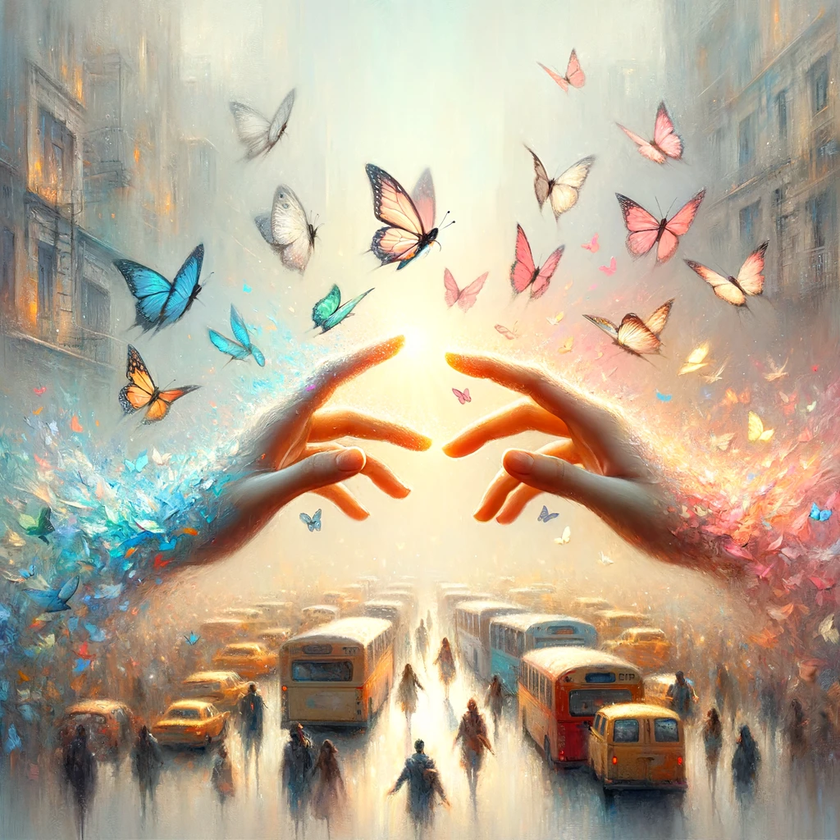
#> input picture image.png, 840 x 840 px, shrunk from 1024 x 1024 before the run, found by its file name
$ python -i __init__.py   (imports and definitions only)
#> lines starting #> are read from the running program, lines starting #| are printed output that depends on the picture
from PIL import Image, ImageDraw, ImageFont, ImageEnhance


def openImage(path):
#> called with path = 'image.png'
    return Image.open(path)
#> returned value is the input picture: PIL image 840x840 RGB; mean R, G, B 184.8, 171, 150.5


def darkenImage(image):
    enhancer = ImageEnhance.Brightness(image)
    darkened_image = enhancer.enhance(0.5)
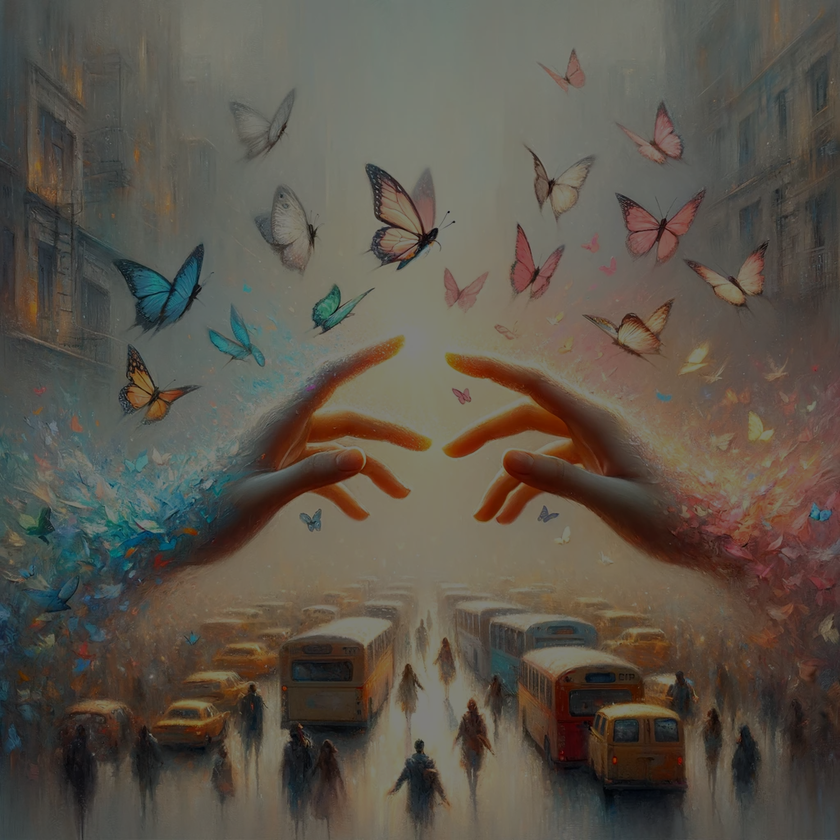
#> darkened_image: PIL image 840x840 RGB; mean R, G, B 92.1, 85.2, 75
    return darkened_image


def draw_text(draw, text, position, font, max_width):
    # Divide o texto por quebras de linha explícitas
    paragraphs = text.split('\n')
    y = position[1]
    max_line_width = 0

    for paragraph in paragraphs:
        words = paragraph.split()
        line = ''

        for word in words:
            # Adiciona espaço antes da palavra, exceto se for a primeira da linha
            test_line = (line + ' ' if line else '') + word
            line_width = draw.textlength(test_line, font=font)

            if line_width <= max_width:
                line = test_line
            else:
                # Desenha a linha atual e começa uma nova
                draw.text((position[0], y), line, fill="white", font=font)
                line_width = draw.textlength(line, font=font)
                max_line_width = max(max_line_width, line_width)
                y += font.size  # Altura da fonte como espaçamento
                line = word  # Começa nova linha com a palavra atual

        # Desenha a última linha do parágrafo
        if line:
            draw.text((position[0], y), line, fill="white", font=font)
            line_width = draw.textlength(line, font=font)
            max_line_width = max(max_line_width, line_width)
            y += font.size

    # Retorna a altura total do texto desenhado e a largura máxima do texto
    return y - position[1], max_line_width


def add_text_with_background(image, text):
    font_path = "arial.ttf"
    font_size = 36
    padding = 36
    font = ImageFont.truetype(font_path, font_size)

    draw = ImageDraw.Draw(image, mode='RGBA')

    max_text_width = image.width * 0.75 - (padding * 2)
#> max_text_width = 558
    temp_image = Image.new('RGBA', image.size)
#> temp_image: PIL image 840x840 RGBA; every value is 0
    temp_draw = ImageDraw.Draw(temp_image)

    text_height, text_width = draw_text(
        temp_draw, text, (0, 0), font, max_text_width)
#> text_height = 144; text_width = 524.4

    rect_width = text_width + (padding * 2)  # Usa a largura máxima do texto
#> rect_width = 596.4
    rect_height = text_height + (padding * 2)
#> rect_height = 216
    rect_x0 = (image.width - rect_width) / 2
#> rect_x0 = 121.8
    rect_y0 = (image.height - rect_height) / 2
#> rect_y0 = 312

    rectangle_color = (0, 0, 0, 200)
    draw.rounded_rectangle((rect_x0, rect_y0, rect_x0 + rect_width,
                           rect_y0 + rect_height), radius=20, fill=rectangle_color)

    draw_text(draw, text, (rect_x0 + padding,
              rect_y0 + padding), font, max_text_width)

    return image


def main():
    path = "image.png"
    text = "No caos do cotidiano, só um\ncoração pode acender\noutra alma."

    image = openImage(path)
    image = darkenImage(image)
    image = add_text_with_background(image, text.upper())
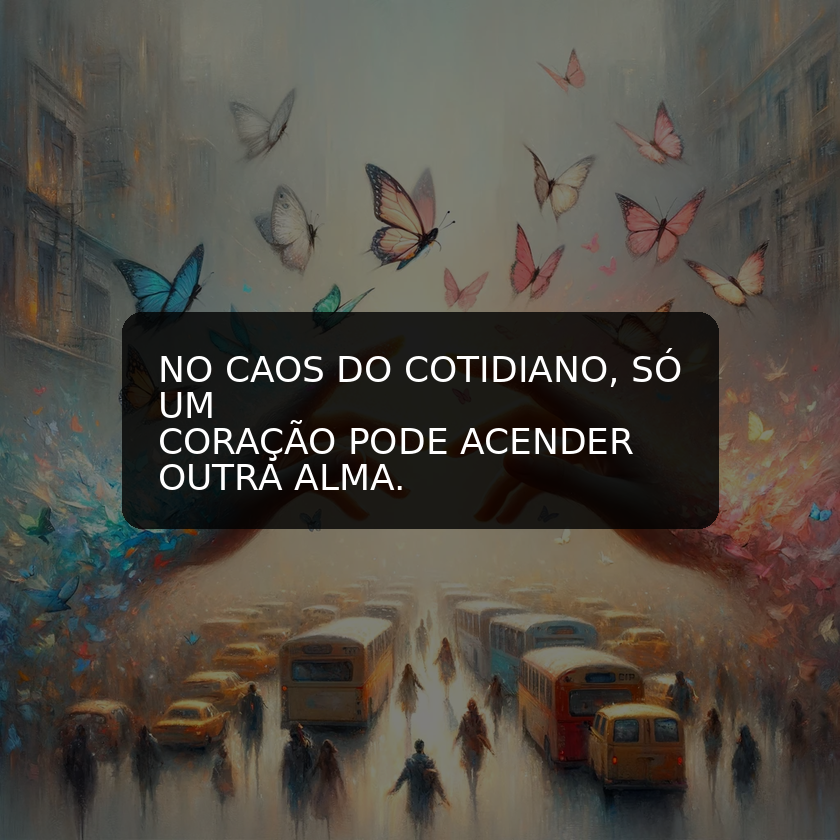
#> image: PIL image 840x840 RGB; mean R, G, B 80.7, 75.7, 67.6
    image.show()

>>> result = main()
